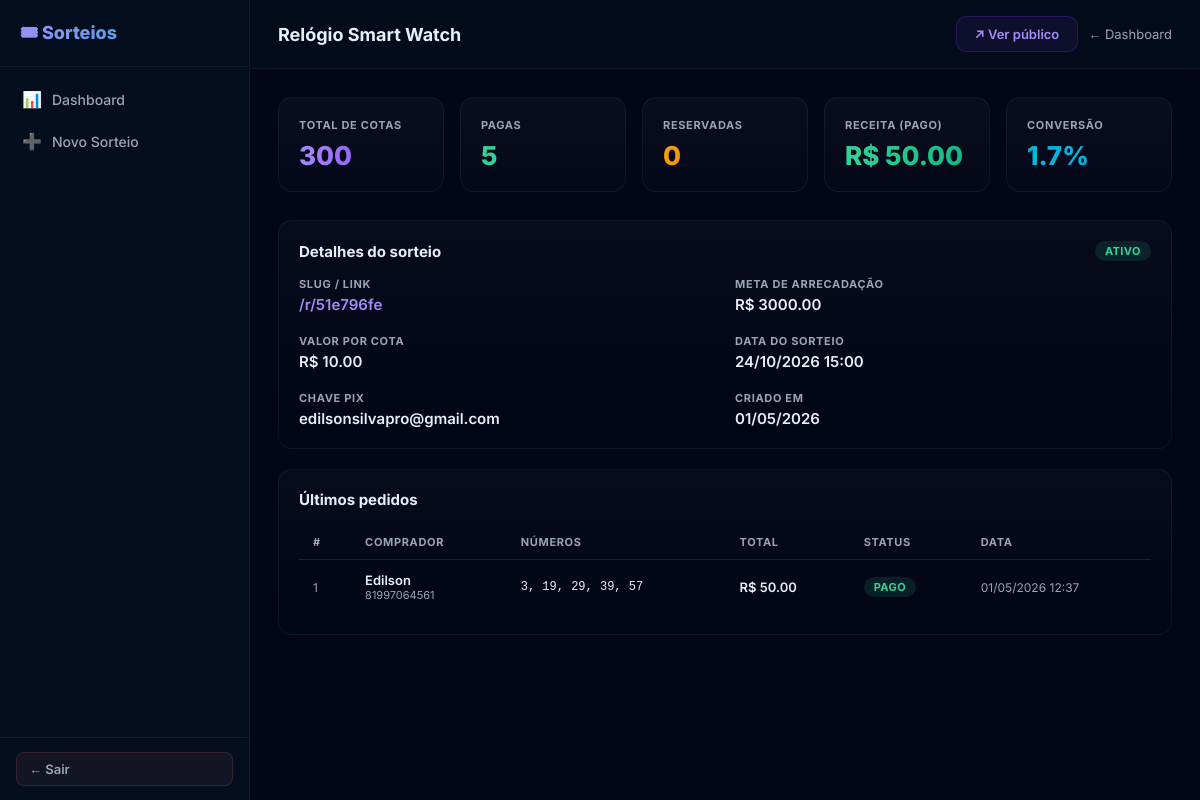
Screenshot of /dashboard/sorteios/1 (signed in) with the database file from the repository.
### app/models.py (models this page shows)
class Campaign(Base):
    __tablename__ = "campaigns"
    id = Column(Integer, primary_key=True, index=True)
    title = Column(String(200), nullable=False)
    slug = Column(String(16), unique=True, nullable=False, index=True)
    draw_date = Column(DateTime, nullable=True)
    goal_amount = Column(Float, nullable=False)
    price_per_quota = Column(Float, nullable=False)
    pix_key = Column(String(200), nullable=True)
    status = Column(String(20), nullable=False, default="active")  # active | drawn | closed | sold_out
    created_at = Column(DateTime, default=datetime.datetime.utcnow, nullable=False)
    winner_quota_id = Column(Integer, ForeignKey("quotas.id", use_alter=True), nullable=True)
    description = Column(Text, nullable=True)
    prize_image_url = Column(String(500), nullable=True)
    prize_value = Column(Float, nullable=True)
    rules = Column(Text, nullable=True)
    max_per_person = Column(Integer, default=10, nullable=True)
    pix_receiver_name = Column(String(25), default="SORTEIOS", nullable=True)
    pix_receiver_city = Column(String(15), default="SAO PAULO", nullable=True)
    reservation_expires_minutes = Column(Integer, default=30, nullable=True)
    owner_id = Column(Integer, ForeignKey("users.id", ondelete="SET NULL"), nullable=True)
    owner = relationship("User", back_populates="campaigns", foreign_keys=[owner_id])
    quotas = relationship(
        "Quota",
        primaryjoin="Campaign.id == Quota.campaign_id",
        back_populates="campaign",
        cascade="all, delete-orphan",
        lazy="select",
    )
    orders = relationship("Order", back_populates="campaign", cascade="all, delete-orphan")

class Order(Base):
    __tablename__ = "orders"
    id = Column(Integer, primary_key=True, index=True)
    campaign_id = Column(Integer, ForeignKey("campaigns.id", ondelete="CASCADE"), nullable=False)
    buyer_id = Column(Integer, ForeignKey("buyers.id"), nullable=True)
    token = Column(String(64), unique=True, nullable=False, index=True)
    status = Column(String(20), nullable=False, default="pending")  # pending|paid|cancelled|expired
    total_amount = Column(Float, nullable=False, default=0.0)
    pix_payload = Column(Text, nullable=True)
    qr_code_base64 = Column(Text, nullable=True)
    expires_at = Column(DateTime, nullable=True)
    created_at = Column(DateTime, default=datetime.datetime.utcnow, nullable=False)
    paid_at = Column(DateTime, nullable=True)
    cancelled_at = Column(DateTime, nullable=True)
    campaign = relationship("Campaign", back_populates="orders")
    buyer = relationship("Buyer", back_populates="orders")
    items = relationship("OrderItem", back_populates="order", cascade="all, delete-orphan")
    email_logs = relationship("EmailLog", back_populates="order")

class Buyer(Base):
    __tablename__ = "buyers"
    id = Column(Integer, primary_key=True, index=True)
    name = Column(String(200), nullable=False)
    whatsapp = Column(String(20), nullable=True, index=True)
    email = Column(String(200), nullable=True, index=True)
    cpf = Column(String(20), nullable=True)
    created_at = Column(DateTime, default=datetime.datetime.utcnow, nullable=False)
    orders = relationship("Order", back_populates="buyer")

### app/main.py (the view)
@app.get("/dashboard/sorteios/{campaign_id}", response_class=HTMLResponse)
def dash_raffle_detail(request: Request, campaign_id: int, session: Session = Depends(get_db)):
    user = auth_mod.get_current_user(request)
    if not user:
        return RedirectResponse("/login", status_code=303)
    campaign = crud.get_campaign(session, campaign_id)
    if not campaign or (user.get("role") != "admin" and campaign.owner_id != user.get("id")):
        raise HTTPException(status_code=404)
    stats = crud.get_raffle_stats(session, campaign.id)
    orders = crud.list_orders_by_campaign(session, campaign_id, limit=50)
    return templates.TemplateResponse(request, "dashboard_raffle_detail.html", {
        "campaign": campaign, "stats": stats, "orders": orders,
        "user": user, "base_url": BASE_URL,
    })

### app/templates/dashboard_raffle_detail.html (shortened to what this page needs)
<!doctype html>
<html lang="pt-BR">
<head>
</head>
<body>
<div class="dash-layout">
  <nav class="dash-sidebar">
    <div class="dash-brand">🎟 Sorteios</div>
    <div class="dash-nav">
      <a href="/dashboard"><span class="icon">📊</span> Dashboard</a>
      <a href="/dashboard/sorteios/novo"><span class="icon">➕</span> Novo Sorteio</a>
    </div>
    <div class="dash-sidebar-footer">
      <form method="get" action="/logout">
        <button type="submit" class="dash-logout-btn">← Sair</button>
      </form>
    </div>
  </nav>
  <div class="dash-main">
    <header class="dash-topbar">
      <h1>{{ campaign.title }}</h1>
      <div style="display:flex;gap:10px;align-items:center;">
        <a href="{{ base_url }}/r/{{ campaign.slug }}" target="_blank" class="btn-pub">↗ Ver público</a>
        <a href="/dashboard" style="font-size:13px;color:var(--muted);">← Dashboard</a>
      </div>
    </header>
    <main class="dash-content">
      <div class="stats-row">
        <div class="stat-card">
          <div class="stat-label">Total de cotas</div>
          <div class="stat-value purple">{{ stats.total }}</div>
        </div>
        <div class="stat-card">
          <div class="stat-label">Pagas</div>
          <div class="stat-value green">{{ stats.paid }}</div>
        </div>
        <div class="stat-card">
          <div class="stat-label">Reservadas</div>
          <div class="stat-value orange">{{ stats.reserved }}</div>
        </div>
        <div class="stat-card">
          <div class="stat-label">Receita (pago)</div>
          <div class="stat-value green">R$ {{ "%.2f"|format(stats.revenue_paid) }}</div>
        </div>
        <div class="stat-card">
          <div class="stat-label">Conversão</div>
          <div class="stat-value cyan">{{ stats.conversion_rate }}%</div>
        </div>
      </div>
      <div class="dash-card">
        <div style="display:flex;justify-content:space-between;align-items:center;margin-bottom:16px;flex-wrap:wrap;gap:12px;">
          <h2 style="margin:0;">Detalhes do sorteio</h2>
          <span class="badge {{ campaign.status }}">{{ campaign.status | status_pt }}</span>
        </div>
        <div class="info-grid">
          <div class="info-item">
            <span class="info-label">Slug / Link</span>
            <span class="info-value" style="color:var(--accent-light);">/r/{{ campaign.slug }}</span>
          </div>
          <div class="info-item">
            <span class="info-label">Meta de arrecadação</span>
            <span class="info-value">R$ {{ "%.2f"|format(campaign.goal_amount) }}</span>
          </div>
          <div class="info-item">
            <span class="info-label">Valor por cota</span>
            <span class="info-value">R$ {{ "%.2f"|format(campaign.price_per_quota) }}</span>
          </div>
          <div class="info-item">
            <span class="info-label">Data do sorteio</span>
            <span class="info-value">
              {% if campaign.draw_date %}{{ campaign.draw_date.strftime('%d/%m/%Y %H:%M') }}
              {% else %}—{% endif %}
            </span>
          </div>
          <div class="info-item">
            <span class="info-label">Chave PIX</span>
            <span class="info-value">{{ campaign.pix_key or '—' }}</span>
          </div>
          <div class="info-item">
            <span class="info-label">Criado em</span>
            <span class="info-value">{{ campaign.created_at.strftime('%d/%m/%Y') if campaign.created_at else '—' }}</span>
          </div>
        </div>
      </div>
      <div class="dash-card">
        <h2>Últimos pedidos</h2>
        {% if orders %}
        <div class="table-wrap">
          <table class="dt">
            <thead>
              <tr>
                <th>#</th>
                <th>Comprador</th>
                <th>Números</th>
                <th>Total</th>
                <th>Status</th>
                <th>Data</th>
              </tr>
            </thead>
            <tbody>
              {% for o in orders %}
              <tr>
                <td style="color:var(--muted);font-size:12px;">{{ o.id }}</td>
                <td>
                  {% if o.buyer %}
                  <div style="font-weight:600;">{{ o.buyer.name }}</div>
                  <div style="font-size:11px;color:var(--muted);">{{ o.buyer.whatsapp }}</div>
                  {% else %}—{% endif %}
                </td>
                <td style="font-family:monospace;font-size:12px;">
                  {{ o.items|map(attribute='quota')|selectattr('number')|map(attribute='number')|sort|join(', ') }}
                </td>
                <td style="font-weight:600;">R$ {{ "%.2f"|format(o.total_amount) }}</td>
                <td>
                  <span class="badge {{ o.status }}">{{ o.status | status_pt }}</span>
                </td>
                <td style="font-size:12px;color:var(--muted);">
                  {{ o.created_at.strftime('%d/%m/%Y %H:%M') if o.created_at else '—' }}
                </td>
              </tr>
              {% endfor %}
            </tbody>
          </table>
        </div>
        {% else %}
        <div style="text-align:center;padding:40px 20px;color:var(--muted);">
          <div style="font-size:40px;margin-bottom:12px;">📭</div>
          <div>Nenhum pedido ainda</div>
        </div>
        {% endif %}
      </div>
    </main>
  </div>
</div>
</body>
</html>

### rows the page displays
Campaign: title "Relógio Smart Watch", status|status_pt "ATIVO", slug "51e796fe", goal_amount "3000.00", price_per_quota "10.00", draw_date "24/10/2026 15:00", pix_key "edilsonsilvapro@gmail.com", created_at "01/05/2026"
Order: id "1", buyer.name "Edilson", buyer.whatsapp "81997064561", items|map "3, 19, 29, 39, 57", total_amount "50.00", status|status_pt "PAGO", created_at "01/05/2026 12:37"

### other values shown
{{ stats.total }} "300"
{{ stats.paid }} "5"
{{ stats.reserved }} "0"
{{ "%.2f"|format(stats.revenue_paid) }} "50.00"
{{ stats.conversion_rate }} "1.7"
